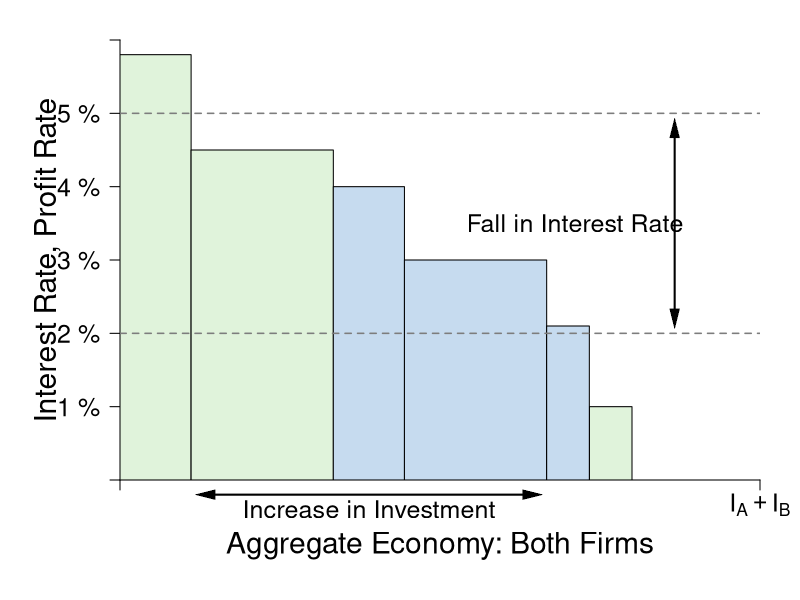

R code for this plot:
#' Graph Designer: Scott Cohn
#' Authors: Bowles and Halliday
#' Title: Coordination, Conflict and Competition: A Text in Microeconomics


# CHANGE COLOR AND TRANSPARENCY OF RECT

require(shape)
pdf(file = "credit/credit_macro_int_B.pdf", width = 9, height = 7)

#Set parameters for graphics
pointsize <- 1.8
axislabelsize <- 1.8
labelsize <- 1.5
namesize <- 1.8
annotatesize <- 1.5
graphlinewidth <- 2
segmentlinewidth <- 1.5

COL <- c("#7fc97f", "#beaed4", "#fdc086", "#ffff99", "#386cb0", "#f0027f", "#bf5b17", "#666666")
COLA <- c("#e0f3db", "#99d8c9","#66c2a4","#41ae76", "#238b45", "#005824")
COLB <- c("#c6dbef", "#4eb3d3", "#2b8cbe", "#0868ac","#084081")
COLC <- c("#fcfbfd", "#efedf5", "#dadaeb", "#bcbddc", "#9e9ac8", "#807dba", "#6a51a3", "#54278f", "#3f007d")
grays <- gray.colors(25, start = 1, end = 0)

par(mar =  c(6, 6, 2, 2))

xlims <- c(0, 45)
ylims <- c(0, 30)

npts <- 501 
x <- seq(xlims[1], xlims[2], length.out = npts)
y <- seq(ylims[1], ylims[2], length.out = npts) 
a <- c(46.08, 55, 64)
b <- c(46.08, 55, 64)

plot(0, 0, xlim = xlims, ylim = ylims, type = "n",
     xlab = expression(paste("")),
     ylab = expression(paste("")), 
     xaxt = "n", 
     yaxt = "n", 
     cex.lab = axislabelsize, 
     bty = "n",
     xaxs = "i", 
     yaxs = "i")

ticksy <- c(0, 5, 10, 15, 20, 25, ylims[2])
ylabels <- c(NA, expression(paste("1 %")), expression(paste("2 %")), expression(paste("3 %")), expression(paste("4 %")), expression(paste("5 %")), NA)
ticksx <- c(0, xlims[2])
xlabels <- c(NA, expression(paste(I[A] + I[B])))


axis(1, at = ticksx, pos = 0, labels = xlabels, cex.axis = labelsize)
axis(2, at = ticksy, pos = 0, labels = ylabels, las = 1, cex.axis = labelsize)

npts <- 500 
xx1 <- seq(xlims[1], xlims[2], length.out = npts)

text(-5.1, 0.5*(ylims[2] + ylims[1]), expression(paste("Interest Rate, Profit Rate")), xpd = TRUE, cex = axislabelsize, srt = 90) 
text(0.5*(xlims[2]), -4.5, expression(paste("Aggregate Economy: Both Firms")), xpd = TRUE, cex = axislabelsize) 


# I_A RECT
rect(0, 0, 5, 29,
     col=COLA[1], border=TRUE, lty=1)

rect(5, 0, 15, 22.5,
     col=COLA[1], border=TRUE, lty=1)

rect(33, 0, 36, 5, # width = 3
     col=COLA[1], border=TRUE, lty=1)

# I_B RECT
rect(15, 0, 20, 20, # width = 5
     col=COLB[1], border=TRUE, lty=1)

rect(20, 0, 30, 15, # width = 10
     col=COLB[1], border=TRUE, lty=1)

rect(30, 0, 33, 10.5, # width = 3
     col=COLB[1], border=TRUE, lty=1)


# Segments
segments(0, 10, xlims[2], 10, col = grays[20], lty = 2, lwd = segmentlinewidth)
segments(0, 25, xlims[2], 25, col = grays[20], lty = 2, lwd = segmentlinewidth)

# Labels
text(32, 17.5, expression(paste("Fall in Interest Rate")), cex = labelsize)
Arrows(39, 11, 39, 24, col = "black", code = 3, lty = 1, lwd = 2, arr.type = "triangle", arr.lwd = 0.5)
#Arrows(39, 23, 39, 12, col = "black", lty = 1, lwd = 2, arr.type = "triangle", arr.lwd = 0.5)

text(17.5, -2, expression(paste("Increase in Investment")), cex = labelsize, xpd = TRUE)
Arrows(6, -1, 29, -1, col = "black", code = 3, lty = 1, lwd = 2, arr.type = "triangle", arr.lwd = 0.5, xpd = TRUE)


dev.off()
